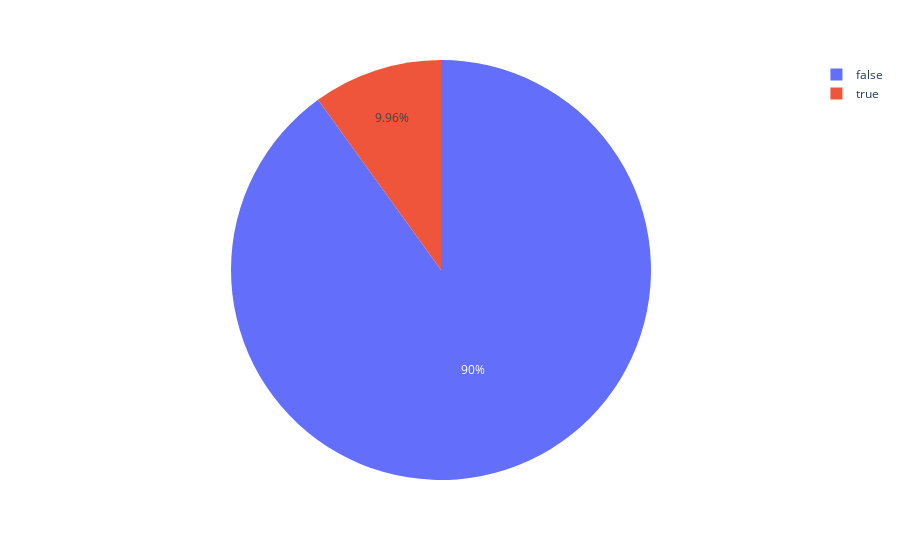

The notebook cell saved with this chart:
### Code cell
px.pie(plants, names="in_CEMS")

### Figure 1 — Plotly figure (JSON) as saved in the notebook; plotly's stock layout.template omitted (floating-point values rounded to 4 significant figures; data arrays with more than 128 entries replaced by an {"elided": "..."} marker saying what was removed)
{"data": [{"domain": {"x": [0, 1], "y": [0, 1]}, "hovertemplate": "in_CEMS=%{label}<extra></extra>", "labels": {"elided": "12671 bool values"}, "legendgroup": "", "name": "", "showlegend": true, "type": "pie"}], "layout": {"legend": {"tracegroupgap": 0}, "margin": {"t": 60}}}
